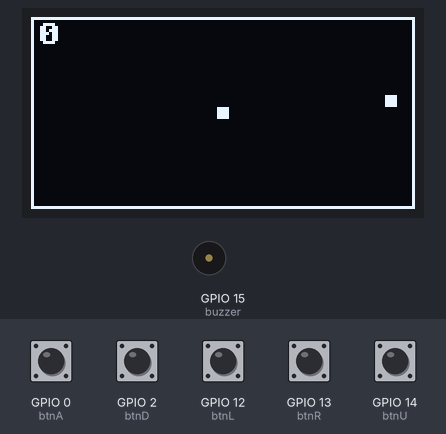
A program run on a simulated ESP8266 board running MicroPython. Shown: 128×64 one-colour display, buzzer (waves = sounding). The test bench sets the inputs (shaded band); at power-on: GPIO 0 (btnA), GPIO 2 (btnD), GPIO 12 (btnL), GPIO 13 (btnR), GPIO 14 (btnU) HIGH. Random numbers come from a fixed seed; what the program prints to the serial console is not drawn.

Above: at 1.2 s.
1.3 s: GPIO 2 (btnD) pulled LOW for 0.15 s
At 4.1 s:
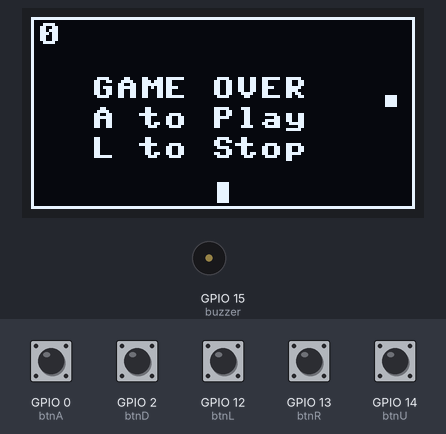
4.4 s: GPIO 0 (btnA) pulled LOW for 0.15 s
At 5.6 s:
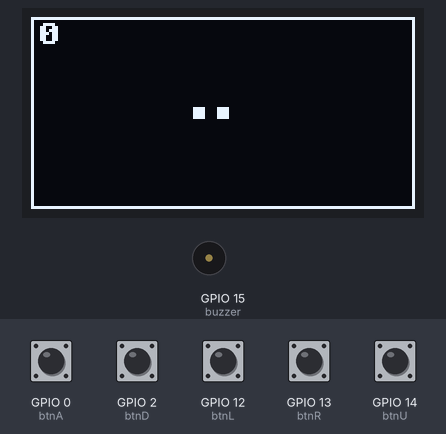
6.0 s: GPIO 13 (btnR) pulled LOW for 0.15 s
At 6.64 s:
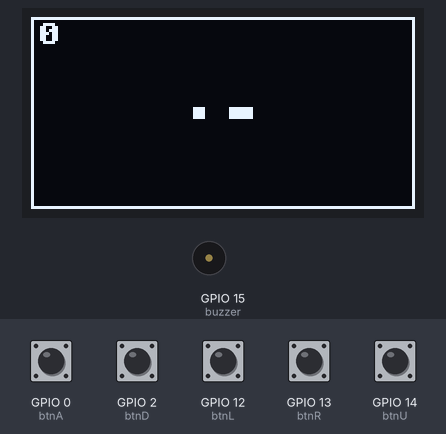
6.7 s: GPIO 12 (btnL) pulled LOW for 0.15 s
At 7.1 s:
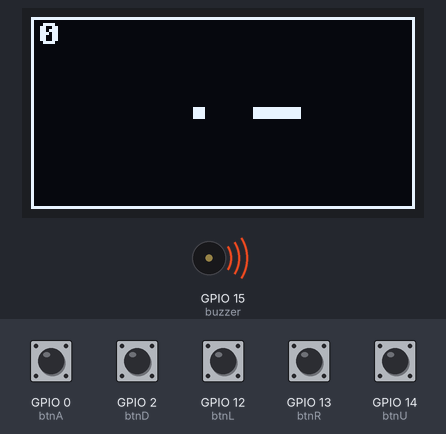
8.7 s: GPIO 0 (btnA) pulled LOW for 1 s
At 9.6 s:
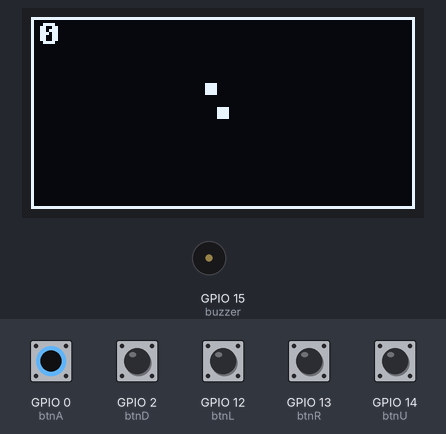
11.2 s: GPIO 14 (btnU) pulled LOW for 0.15 s
At 13.6 s:
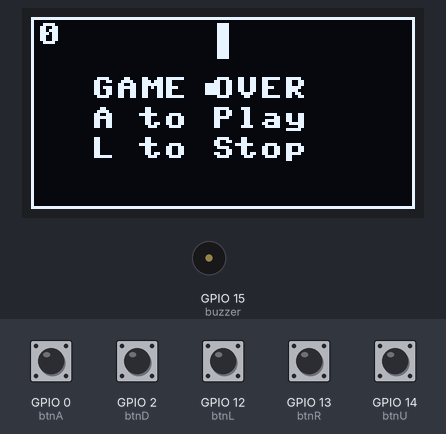
Timing chart, 0 to 14.4 s (numbered marks = the images above; inputs shaded):
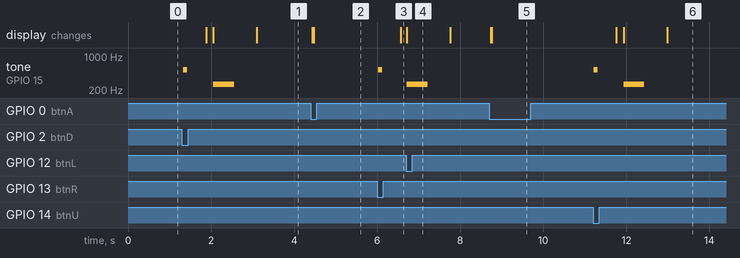

Measured:
- after the input at 1.3 s, tone on GPIO 15 (buzzer): silent → 523 Hz at once, → silent 0.10 s later, → 262 Hz 0.63 s later, → silent 0.50 s later; the display: first changes after 0.58 s (image 1 shows a later state)
- after the input at 4.4 s, the display: first changes at once (image 2 shows a later state)
- after the input at 6.0 s, tone on GPIO 15 (buzzer): silent → 523 Hz at once, → silent 0.10 s later; the display: changes after 0.57 s (image 3)
- after the input at 8.7 s, the display: first changes at once (image 5 shows a later state)
- after the input at 11.2 s, tone on GPIO 15 (buzzer): silent → 523 Hz at once, → silent 0.10 s later, → 262 Hz 0.63 s later, → silent 0.50 s later; the display: first changes after 0.56 s (image 6 shows a later state)

The program:

snake.py
```python
# ----------------------------------------------------------
#  Snake Game I2C OLED
#  ESP8266 (node MCU D1 mini)  micropython
# by Billy Cheung  2019 08 31
#

#
# I2C OLED SSD1306
# GPIO4   D2---  SDA OLED
# GPIO5   D1---  SCL  OLED
#
# Speaker
# GPIO15  D8     Speaker
#
#buttons
# GPIO12  D6——  Left  
# GPIO13  D7——  Right     
# GPIO14  D5——  UP    
# GPIO2   D4——   Down    
# GPIO0   D3——   A
import gc
gc.collect()
print (gc.mem_free())
import utime
from utime import sleep_us, sleep_ms, ticks_ms, ticks_us, ticks_diff
from machine import Pin, I2C,PWM, ADC

import ssd1306
from random import getrandbits, seed

# ----------------------------------------------------------
# Global variables
# ----------------------------------------------------------

SCREEN_WIDTH  = const(128)
SCREEN_HEIGHT = const(64)


# configure oled display I2C SSD1306
i2c = I2C(-1, Pin(5), Pin(4))   # SCL, SDA
display = ssd1306.SSD1306_I2C(128, 64, i2c)
# ESP8266 ADC A0 values 0-1023

#--------- pin layout

btnL = Pin(12, Pin.IN, Pin.PULL_UP)
btnR = Pin(13, Pin.IN, Pin.PULL_UP)
btnU = Pin(14, Pin.IN, Pin.PULL_UP)
btnD = Pin(2, Pin.IN, Pin.PULL_UP)
btnA = Pin(0, Pin.IN, Pin.PULL_UP)
buzzer = Pin(15, Pin.OUT)

def getBtn() :
  pass

def pressed (btn, wait_release=False) :
  if not btn.value():
    if btn.value():
      return False
    #wait for key release
    while wait_release and not btn.value() :
      sleep_ms (5)
    return True
  return False

def getPaddle (maxvalue=1024) :
  return int (ADC(0).read() / (1024 / maxvalue))

tones = {
    'c4': 262,
    'd4': 294,
    'e4': 330,
    'f4': 349,
    'f#4': 370,
    'g4': 392,
    'g#4': 415,
    'a4': 440,
    "a#4": 466,
    'b4': 494,
    'c5': 523,
    'c#5': 554,
    'd5': 587,
    'd#5': 622,
    'e5': 659,
    'f5': 698,
    'f#5': 740,
    'g5': 784,
    'g#5': 831,
    'a5': 880,
    'b5': 988,
    'c6': 1047,
    'c#6': 1109,
    'd6': 1175,
    ' ': 0
}


def playTone(tone, tone_duration, total_duration):
            beeper = PWM(buzzer, freq=tones[tone], duty=512)
            utime.sleep_ms(tone_duration)
            beeper.deinit()
            utime.sleep_ms(int(total_duration * 1000)-tone_duration)

# ----------------------------------------------------------
# Game management
# ----------------------------------------------------------
SNAKE_SIZE    = 4
SNAKE_LENGTH  = 4
SNAKE_EXTENT  = 2
COLS          = (SCREEN_WIDTH  - 4) // SNAKE_SIZE
ROWS          = (SCREEN_HEIGHT - 4) // SNAKE_SIZE
OX            = (SCREEN_WIDTH  - COLS * SNAKE_SIZE) // 2
OY            = (SCREEN_HEIGHT - ROWS * SNAKE_SIZE) // 2
COLOR_BG      = 0
COLOR_WALL    = 1
COLOR_SNAKE   = 1
COLOR_APPLE   = 1
COLOR_SCORE   = 1
COLOR_LOST_BG = 1
COLOR_LOST_FG = 0
MODE_START    = 0
MODE_READY    = 1
MODE_PLAY     = 2
MODE_LOST     = 3
MODE_EXIT     = 4

def tick():
    if not game['refresh']:
        clearSnakeTail()

    if game['mode'] == MODE_START:
        resetSnake()
        spawnApple()
        game['mode'] = MODE_READY
        game['score'] = 0
        game['time']  = 0
    elif game['mode'] == MODE_READY:
        game['refresh'] = False

        handleButtons()
        moveSnake()
        if snakeHasMoved():
            playTone('c5', 100, 0.5)
            game['mode'] = MODE_PLAY
    elif game['mode'] == MODE_PLAY:
        handleButtons()
        moveSnake()
        if game['refresh']:
            game['refresh'] = False
        if didSnakeEatApple():
            playTone('d6', 20, 0.02)
            playTone('c5', 20, 0.02)
            playTone('f4', 20, 0.02)
            game['score'] += 1
            game['refresh'] = True
            extendSnakeTail()
            spawnApple()
        if didSnakeBiteItsTail() or didSnakeHitTheWall():
            playTone('c4', 500, 1)
            game['mode'] = MODE_LOST
            game['refresh'] = True
    elif game['mode'] == MODE_EXIT:
        return
    else:
        handleButtons()

    draw()
    game['time'] += 1


def spawnApple():
    apple['x'] = getrandbits (6) %  (COLS - 1)
    apple['y'] = getrandbits (7) % (ROWS - 1)

def handleButtons():
    if game['mode'] == MODE_LOST :
        if pressed(btnA):
            game['mode'] = MODE_START
        elif pressed(btnL):
            game['mode'] = MODE_EXIT
    elif pressed(btnL) :
        dirSnake(-1, 0)
    elif pressed(btnR) :
        dirSnake(1, 0)
    elif pressed(btnU):
        dirSnake(0, -1)
    elif pressed(btnD) :
        dirSnake(0, 1)


# ----------------------------------------------------------
# Snake management
# ----------------------------------------------------------

def resetSnake():
    x = COLS // 2
    y = ROWS // 2
    snake['x'] = []
    snake['y'] = []
    for _ in range(SNAKE_LENGTH):
        snake['x'].append(x)
        snake['y'].append(y)
    snake['head'] = SNAKE_LENGTH - 1
    snake['len']  = SNAKE_LENGTH
    snake['vx'] = 0
    snake['vy'] = 0

def dirSnake(dx, dy):
    snake['vx'] = dx
    snake['vy'] = dy

def moveSnake():
    h = snake['head']
    x = snake['x'][h]
    y = snake['y'][h]
    h = (h + 1) % snake['len']
    snake['x'][h] = x + snake['vx']
    snake['y'][h] = y + snake['vy']
    snake['head'] = h

def snakeHasMoved():
    return snake['vx'] or snake['vy']

def didSnakeEatApple():
    h = snake['head']
    return snake['x'][h] == apple['x'] and snake['y'][h] == apple['y']

def extendSnakeTail():
    i = snake['head']
    n = snake['len']
    i = (i + 1) % n
    x = snake['x'][i]
    y = snake['y'][i]
    for _ in range(SNAKE_EXTENT):
        snake['x'].insert(i, x)
        snake['y'].insert(i, y)
    snake['len'] += SNAKE_EXTENT

def didSnakeBiteItsTail():
    h = snake['head']
    n = snake['len']
    x = snake['x'][h]
    y = snake['y'][h]
    i = (h + 1) % n
    for _ in range(n-1):
        if snake['x'][i] == x and snake['y'][i] == y:
            return True
        i = (i + 1) % n
    return False

def didSnakeHitTheWall():
    h = snake['head']
    x = snake['x'][h]
    y = snake['y'][h]
    return x < 0 or x == COLS or y < 0 or y == ROWS

# ----------------------------------------------------------
# Graphic display
# ----------------------------------------------------------

def draw():
    if game['mode'] == MODE_LOST:
        drawGameover()
    elif game['refresh']:
        clearScreen()
        drawWalls()
        drawSnake()
    else:
        drawSnakeHead()
    drawScore()
    drawApple()
    display.show()

def clearScreen():
    color = COLOR_LOST_BG if game['mode'] == MODE_LOST else COLOR_BG
    display.fill(color)
def drawGameover():
    display.fill_rect(10,20,100,35,0)
    display.text("GAME OVER",20,20,1)
    display.text("A to Play",20,30,1)
    display.text("L to Stop",20,40,1)

def drawWalls():
    color = COLOR_LOST_FG if game['mode'] == MODE_LOST else COLOR_WALL
    display.rect(0, 0, SCREEN_WIDTH, SCREEN_HEIGHT,color)

def drawSnake():
    isTimeToBlink = game['time'] % 4 < 2
    color = COLOR_LOST_FG if game['mode'] == MODE_LOST and isTimeToBlink else COLOR_SNAKE
    n = snake['len']
    for i in range(n):
        drawDot(snake['x'][i], snake['y'][i], color)

def drawSnakeHead():
    h = snake['head']
    drawDot(snake['x'][h], snake['y'][h], COLOR_SNAKE)

def clearSnakeTail():
    h = snake['head']
    n = snake['len']
    t = (h + 1) % n
    drawDot(snake['x'][t], snake['y'][t], COLOR_BG)

def drawScore():
    display.text(str(game['score']),2,2,1)

def drawApple():
    drawDot(apple['x'], apple['y'], COLOR_APPLE)

def drawDot(x, y, color):
    display.fill_rect(OX + x * SNAKE_SIZE, OY + y * SNAKE_SIZE, SNAKE_SIZE, SNAKE_SIZE,color)

def waitForUpdate():
    # wait the amount of them that makes up 30 frame per second
    timer_dif = 1000000/30 - ticks_diff(ticks_us(), timer)
    if timer_dif > 0:
      sleep_us(timer_dif)
    return


# ----------------------------------------------------------
# Initialization
# ----------------------------------------------------------

# Seed random numbers
seed(ticks_us())

game = {
    'mode':    MODE_START,
    'score':   0,
    'time':    0,
    'refresh': True
}

snake = {
    'x':    [],
    'y':    [],
    'head': 0,
    'len':  0,
    'vx':   0,
    'vy':   0
}

apple = { 'x': 0, 'y': 0 }

# ----------------------------------------------------------
# Main loop
# ----------------------------------------------------------
while game['mode'] != MODE_EXIT :
  timer = ticks_us()
  tick()
  waitForUpdate()
```
